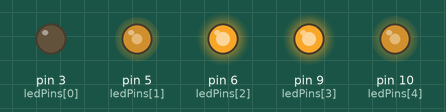
This sketch was run on a simulated Arduino Uno, built with avr-gcc and run on an emulated ATmega328P. On the bench: output pins drawn as LEDs (lit = HIGH). What the sketch prints to the serial monitor is not drawn.

Above: at 0.1 s.
At 19.1 s:
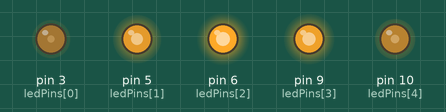
At 38.1 s:
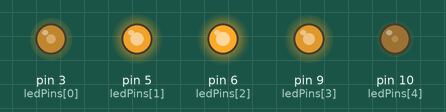
Timing chart, 0 to 40.0 s (numbered marks = the images above):
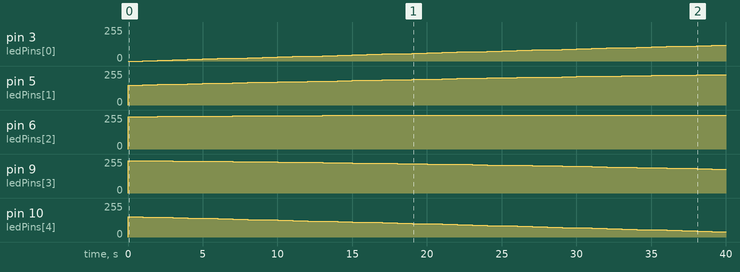

Measured:
- by itself, pin 3 (ledPins[0]): moves from 0/255 to 117/255 over 38.0 s
- by itself, pin 5 (ledPins[1]): moves from 0/255 to 228/255 over 39.0 s
- by itself, pin 6 (ledPins[2]): rises from 0/255 to 255/255 in 21.0 s, then falls to 252/255 in 17.0 s
- by itself, pin 9 (ledPins[3]): 0/255 → 243/255 at 0.00 s, → 242/255 1.0 s later, → 241/255 1.0 s later, → 240/255 1.0 s later, … (40 changes in this stretch)
- by itself, pin 10 (ledPins[4]): 0/255 → 152/255 at 0.00 s, → 149/255 1.0 s later, → 147/255 1.0 s later, → 144/255 1.0 s later, … (40 changes in this stretch)

The sketch:

lixibulb.ino
```cpp
#define BAUD_RATE 57600
char versionStr[] = "lixibulb 1.0"; // this is the text we say over the serial port when we boot up

#define DISPLAY_INTERVAL 1000 // how often to speak our status on the serial port

#include "sinewave.h" // unsigned char sinewave_data[sinewave_length]  sinewave_length=256

const int ledPins[6] = { 3, 5, 6, 9, 10, 11 };
#define NUM_LEDS 5 // Number of LED outputs used

const int ledPhase[NUM_LEDS] = { 0, ( 256 / 5 ) * 1,
                                    ( 256 / 5 ) * 2,
                                    ( 256 / 5 ) * 3,
                                    ( 256 / 5 ) * 4 };

int ledPWMval[6] = { 0, 0, 0, 0, 0, 0 }; // stores the last analogWrite() value for each LED
                                         // so we don't analogWrite unnecessarily!

uint32_t time, timeDisplay = 0; // present time and when we last incremented phase
uint32_t lastPhaseStep = 0; // when we last incremented phase
uint32_t phaseStepInterval = 1000; // how many milliseconds per phase step

/*void doKnob(){ // look in calcWatts() to see if this is commented out
  knobAdc = analogRead(KNOBPIN) - 10; // make sure not to add if knob is off
  if (knobAdc < 0) knobAdc = 0; // values 0-10 count as zero
}*/


void setup() {
  Serial.begin(BAUD_RATE);
  Serial.println(versionStr);

  for(int i = 0; i < NUM_LEDS; i++) {
    pinMode(ledPins[i],OUTPUT); // init LED pins as outputs
  }

  setPwmFrequency(3,1); // this sets the frequency of PWM on pins 3 and 11 to 31,250 Hz
  setPwmFrequency(6,1); // this sets the frequency of PWM on pins 5 and 6 to 62,500 Hz
  setPwmFrequency(9,1); // this sets the frequency of PWM on pins 9 and 10 to 31,250 Hz

  timeDisplay = millis() / 64;
}

void loop() {
  static uint8_t phase = 0; // this is what we rotate through 0 - 255 to cycle the sinewave
  time = millis() / 64;

  if ( time - lastPhaseStep > phaseStepInterval ) {
    phase = ( phase + 1 ) % sinewave_length ;
    lastPhaseStep = time;
  }

  doLeds(phase);

  if(time - timeDisplay > DISPLAY_INTERVAL){
    Serial.println(time);
    timeDisplay = time;
  }

}

void doLeds(uint8_t phase) { // phase is 0 - 255
  for(uint8_t which_led = 0; which_led < NUM_LEDS; which_led++) {
    uint8_t pwmVal = sinewave_data[ ( phase + ledPhase[ which_led ] ) % sinewave_length ]; // what's our desired LED brightness value
    if ( which_led == 0 ) Serial.println( sinewave_data [ phase ] ); // DEBUG
    if ( pwmVal != ledPWMval[ which_led ] ) {
      analogWrite( ledPins[ which_led ], pwmVal );
      ledPWMval[ which_led ] = pwmVal;
    }
  }
}

void setPwmFrequency(int pin, int divisor) {
  byte mode;
  if(pin == 5 || pin == 6 || pin == 9 || pin == 10) {
    switch(divisor) {
    case 1:
      mode = 0x01;
      break;
    case 8:
      mode = 0x02;
      break;
    case 64:
      mode = 0x03;
      break;
    case 256:
      mode = 0x04;
      break;
    case 1024:
      mode = 0x05;
      break;
    default:
      return;
    }
    if(pin == 5 || pin == 6) {
      TCCR0B = TCCR0B & 0b11111000 | mode;
    }
    else {
      TCCR1B = TCCR1B & 0b11111000 | mode;
    }
  }
  else if(pin == 3 || pin == 11) {
    switch(divisor) {
    case 1:
      mode = 0x01;
      break;
    case 8:
      mode = 0x02;
      break;
    case 32:
      mode = 0x03;
      break;
    case 64:
      mode = 0x04;
      break;
    case 128:
      mode = 0x05;
      break;
    case 256:
      mode = 0x06;
      break;
    case 1024:
      mode = 0x7;
      break;
    default:
      return;
    }
    TCCR2B = TCCR2B & 0b11111000 | mode;
  }
}
```

Source omitted: sinewave.h (data table, 1366 bytes)
